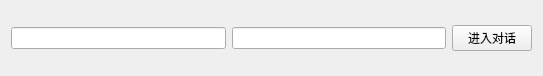
<?xml version="1.0" encoding="UTF-8"?>
<ui version="4.0">
 <class>TopicDataBrief</class>
 <widget class="QWidget" name="TopicDataBrief">
  <property name="geometry">
   <rect>
    <x>0</x>
    <y>0</y>
    <width>543</width>
    <height>76</height>
   </rect>
  </property>
  <property name="windowTitle">
   <string>智能医疗系统患者端</string>
  </property>
  <layout class="QGridLayout" name="gridLayout">
   <item row="0" column="0">
    <widget class="QLineEdit" name="topicId"/>
   </item>
   <item row="0" column="1">
    <widget class="QLineEdit" name="time"/>
   </item>
   <item row="0" column="2">
    <widget class="QPushButton" name="details">
     <property name="text">
      <string>进入对话</string>
     </property>
    </widget>
   </item>
  </layout>
 </widget>
 <resources/>
 <connections/>
</ui>
